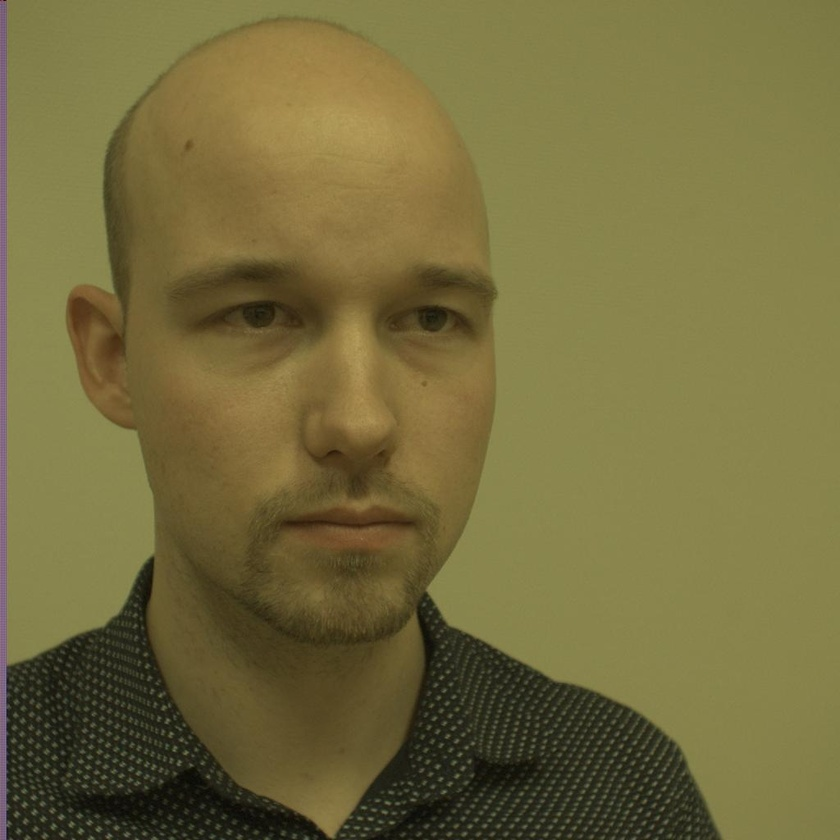
%> input picture subject4/subject4_Left/subject4_Left_1.jpg, 840 x 840 px, shrunk from 1024 x 1024 before the run
$ octave --eval "result = remove_background(imread('../subject4/subject4_Left/subject4_Left_1.jpg'));"   (GNU Octave 9; MATLAB toolbox functions it lacks are replaced by stand-ins)
%> lines starting %> are read from the running program, lines starting %| are printed output that depends on the picture; in (x1, y1, x2, y2) boxes, pixels count from 0 and x2, y2 are one past the last pixel; in counts of white or black regions, pixels touching at a corner belong together; the program's own positions count from 1
function [im_fix] = remove_background(im)
    % Removes background in image, assuming lighting as used in given
    % images.

    im_gray = rgb2gray(im);
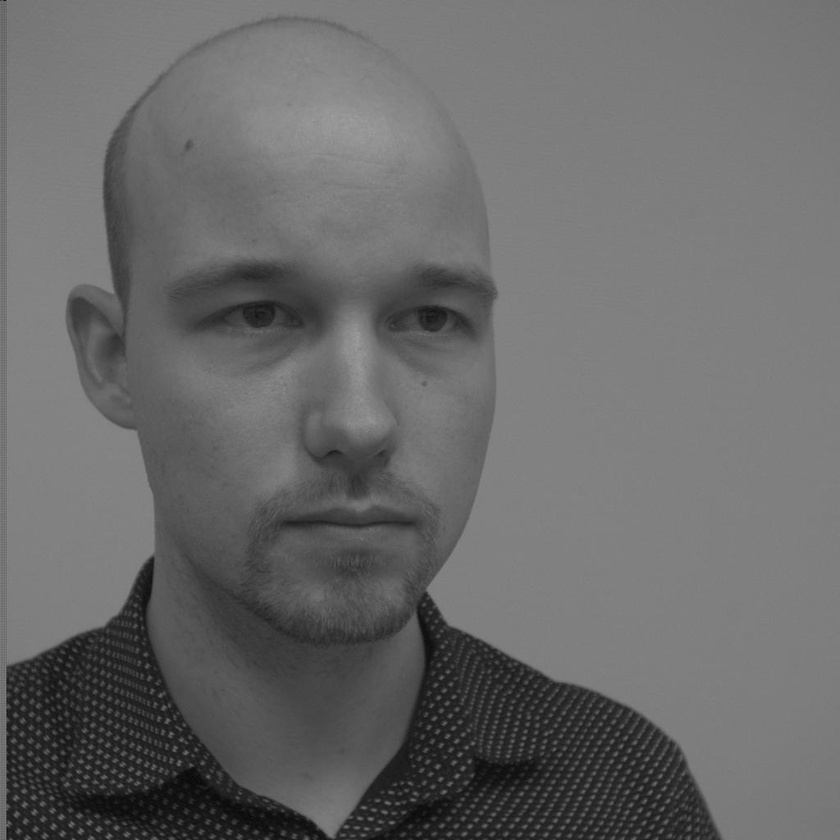
%> im_gray: size 840x840 uint8; min 7, max 157, mean 105.1
    im_bw = edge(im_gray,'canny',[0.01,0.4],4);
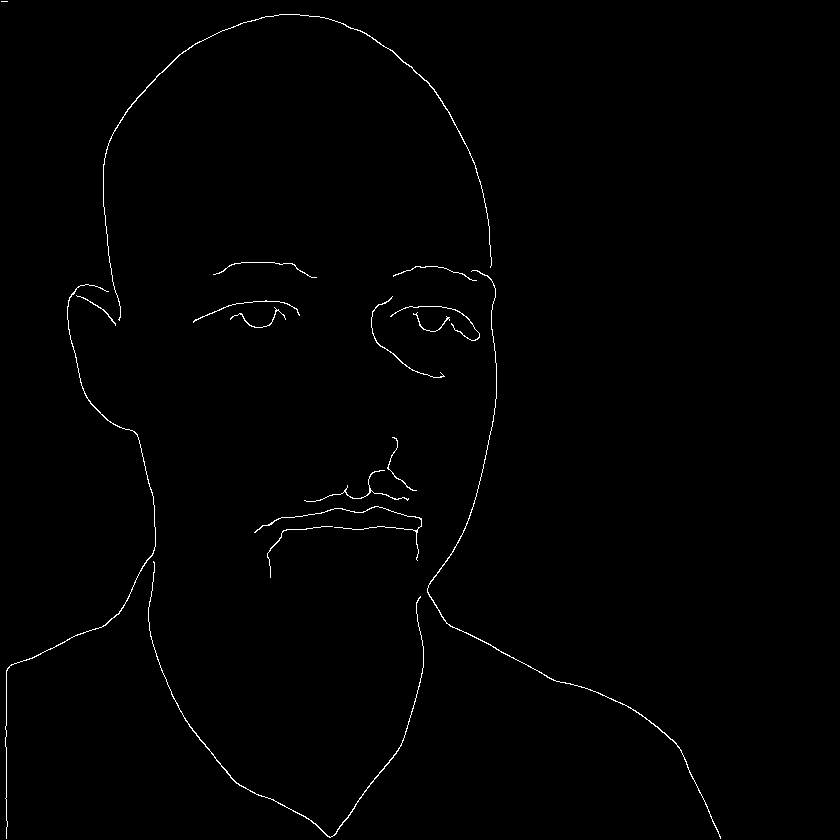
%> im_bw: size 840x840 logical; 0.69% white in thin lines or dots, all inside (x1, y1, x2, y2) = (1, 1, 721, 839)

    se = strel('diamond',5);
    im_bw = imdilate(im_bw,se);
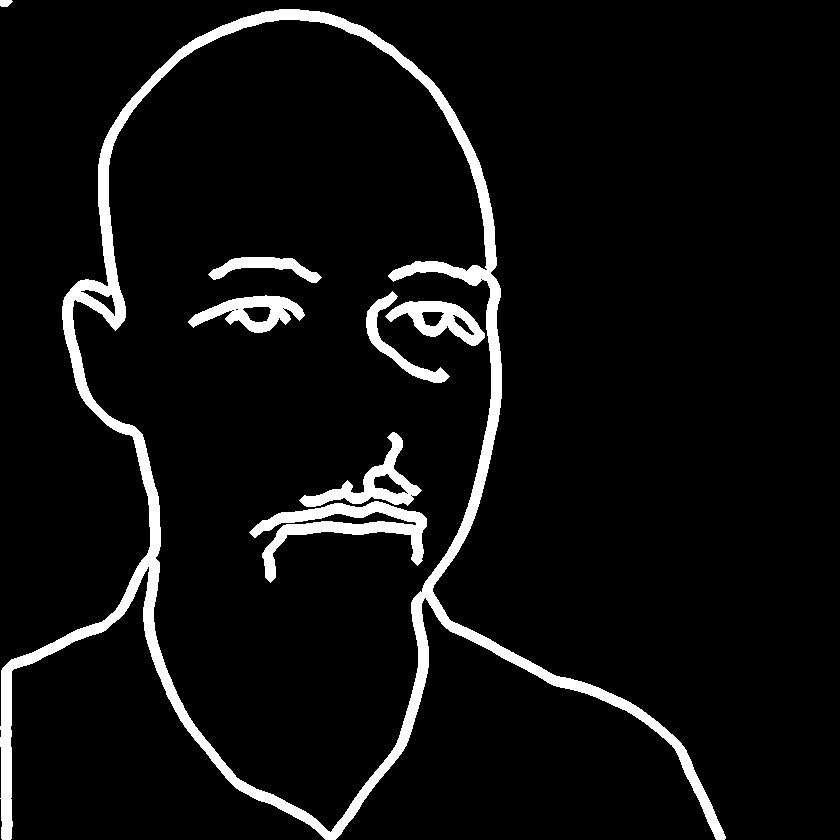
%> im_bw: size 840x840 logical; 6.3% white; 8 white regions, largest, box (x1, y1, x2, y2) and area: (0, 9, 726, 840) 30820, (249, 501, 427, 583) 4361, (299, 432, 422, 507) 2379


    se = strel('diamond',6);
    im_bw = imclose(im_bw,se);
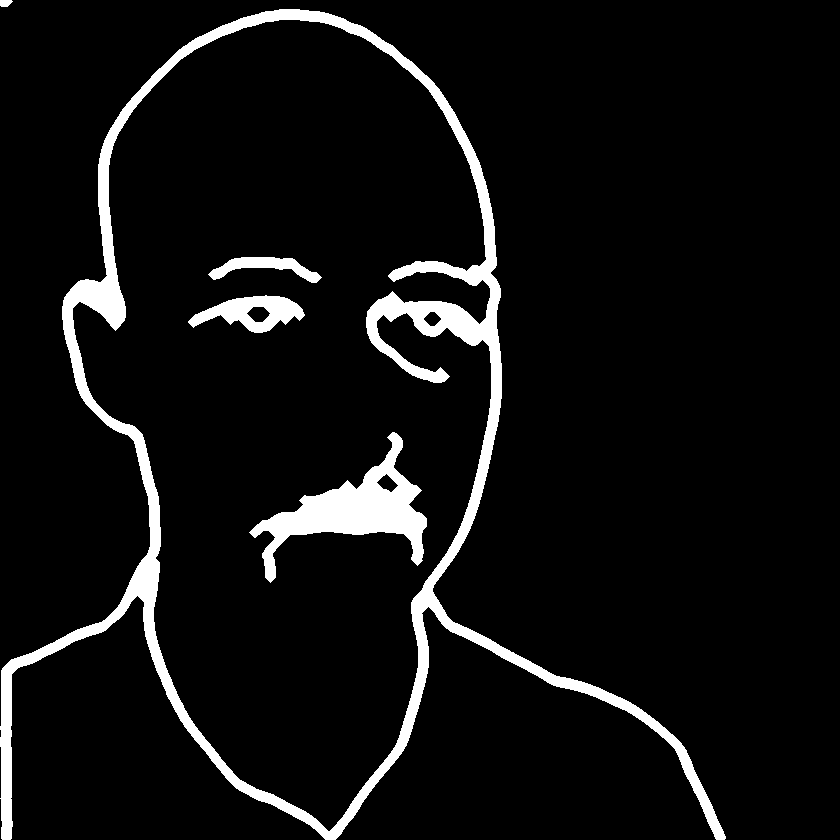
%> im_bw: size 840x840 logical; 6.7% white; 5 white regions, box (x1, y1, x2, y2) and area: (0, 9, 726, 840) 35484, (249, 432, 427, 583) 8108, (188, 295, 305, 333) 2265, (208, 257, 322, 283) 1219, (0, 0, 13, 7) 74

    figure;
%> (the run ends here)
